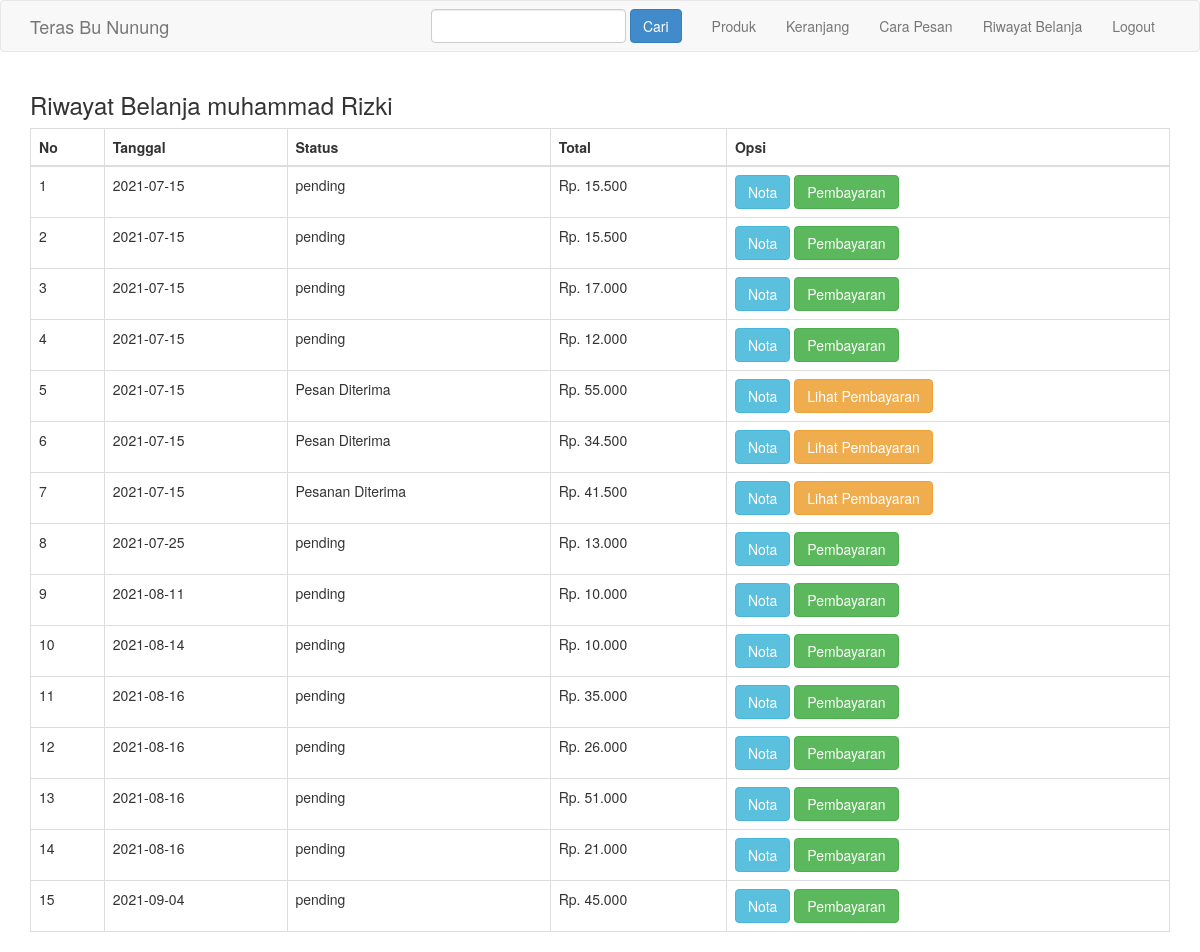
Page /riwayat.php (signed in) on the committed database.
### tables this page shows
CREATE TABLE `pembelian` (
  `id_pembelian` int(11) NOT NULL,
  `id_pelanggan` int(11) NOT NULL,
  `id_ongkir` int(11) NOT NULL,
  `tanggal_pembelian` date NOT NULL,
  `total_pembelian` int(11) NOT NULL,
  `mode_bayar` varchar(100) NOT NULL,
  `alamat_pengiriman` text NOT NULL,
  `status_pembelian` varchar(100) NOT NULL DEFAULT 'pending'
);

### riwayat.php (the view, shortened to what this page needs)
<?php
include 'admin/dbconnect.php';
?>
<!DOCTYPE html>
<html lang="en">
<head>
  <link rel="stylesheet" href="admin/assets/css/bootstrap.css">
</head>
<body>
  <?php include 'navbar.php'; ?>
  <section class="riwayat">
    <div class="container">
      <h3>Riwayat Belanja <?php echo $_SESSION["pelanggan"]["nama_pelanggan"] ?></h3>
      <table class="table table-bordered">
        <thead>
          <tr>
            <th>No</th>
            <th>Tanggal</th>
            <th>Status</th>
            <th>Total</th>
            <th>Opsi</th>
          </tr>
        </thead>
        <tbody>
          <?php
          $nomor = 1;
          $id_pelanggan = $_SESSION["pelanggan"]['id_pelanggan'];
          $ambil = $koneksi->query("SELECT * FROM pembelian WHERE id_pelanggan='$id_pelanggan'");
          while ($pecah = $ambil->fetch_assoc()) {
          ?>
            <tr>
              <td><?php echo $nomor++ ?></td>
              <td><?php echo $pecah["tanggal_pembelian"] ?></td>
              <td><?php echo $pecah["status_pembelian"] ?></td>
              <td><?php echo "Rp. " . number_format($pecah['total_pembelian'], '0', ',', '.') ?></td>
              <td>
                <a href="nota.php?id=<?php echo $pecah["id_pembelian"] ?>" class="btn btn-info">Nota</a>
                <?php
                if ($pecah['status_pembelian'] == 'pending') : ?>
                  <a href="pembayaran.php?id=<?php echo $pecah["id_pembelian"] ?>" class="btn btn-success">Pembayaran</a>
                <?php else : ?>
                  <a href="lihat_pembayaran.php?id=<?php echo $pecah['id_pembelian']; ?>" class="btn btn-warning">Lihat Pembayaran</a>
                <?php endif ?>
              </td>
            </tr>
          <?php } ?>
        </tbody>
      </table>
    </div>
  </section>
</body>
</html>

### rows in the picture
pembelian: tanggal_pembelian "2021-07-15", status_pembelian "pending", total_pembelian "15.500"
pembelian: tanggal_pembelian "2021-07-15", status_pembelian "pending", total_pembelian "15.500"
pembelian: tanggal_pembelian "2021-07-15", status_pembelian "pending", total_pembelian "17.000"
pembelian: tanggal_pembelian "2021-07-15", status_pembelian "pending", total_pembelian "12.000"
pembelian: tanggal_pembelian "2021-07-15", status_pembelian "Pesan Diterima", total_pembelian "55.000"
pembelian: tanggal_pembelian "2021-07-15", status_pembelian "Pesan Diterima", total_pembelian "34.500"
pembelian: tanggal_pembelian "2021-07-15", status_pembelian "Pesanan Diterima", total_pembelian "41.500"
pembelian: tanggal_pembelian "2021-07-25", status_pembelian "pending", total_pembelian "13.000"
pembelian: tanggal_pembelian "2021-08-11", status_pembelian "pending", total_pembelian "10.000"
pembelian: tanggal_pembelian "2021-08-14", status_pembelian "pending", total_pembelian "10.000"
pembelian: tanggal_pembelian "2021-08-16", status_pembelian "pending", total_pembelian "35.000"
pembelian: tanggal_pembelian "2021-08-16", status_pembelian "pending", total_pembelian "26.000"
pembelian: tanggal_pembelian "2021-08-16", status_pembelian "pending", total_pembelian "51.000"
pembelian: tanggal_pembelian "2021-08-16", status_pembelian "pending", total_pembelian "21.000"
pembelian: tanggal_pembelian "2021-09-04", status_pembelian "pending", total_pembelian "45.000"

### other values in the picture
$_SESSION["pelanggan"]["nama_pelanggan"] "muhammad Rizki"
